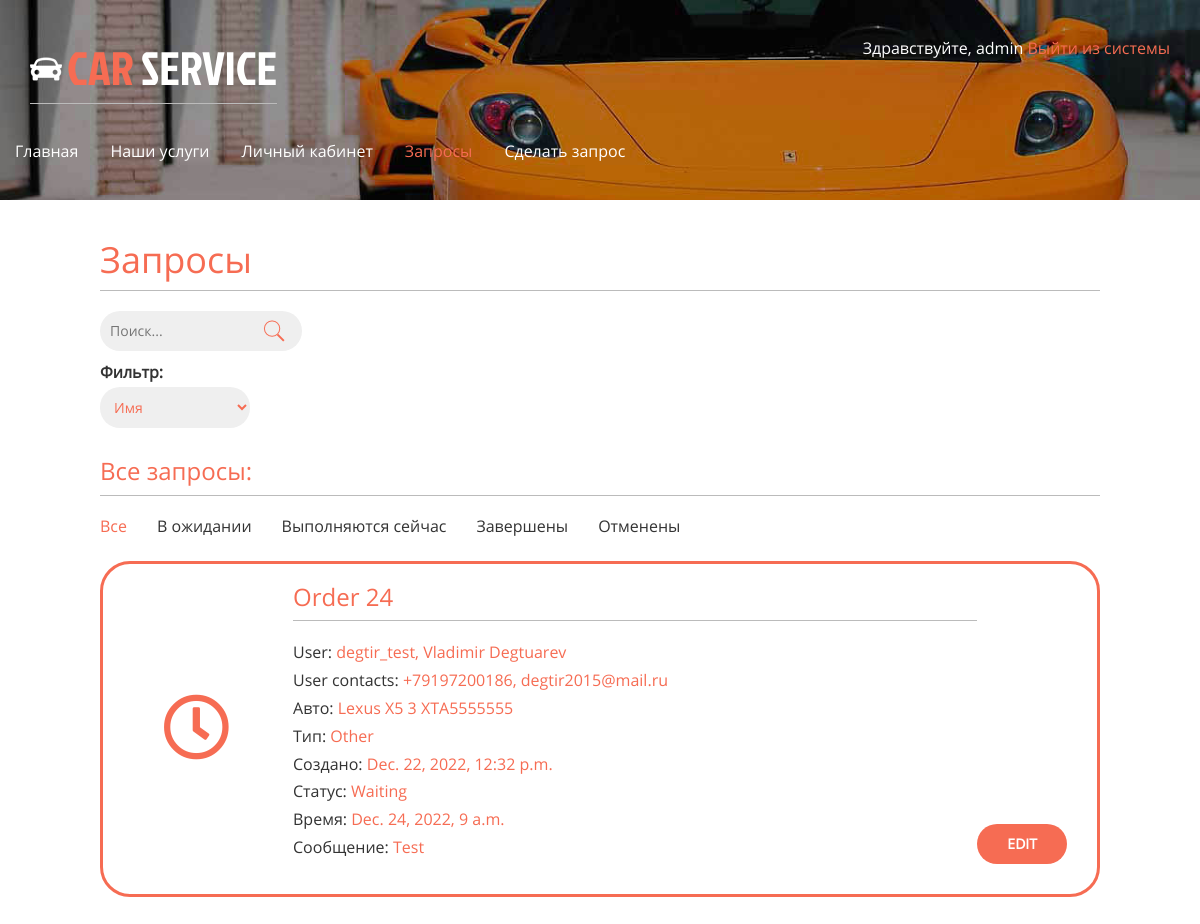
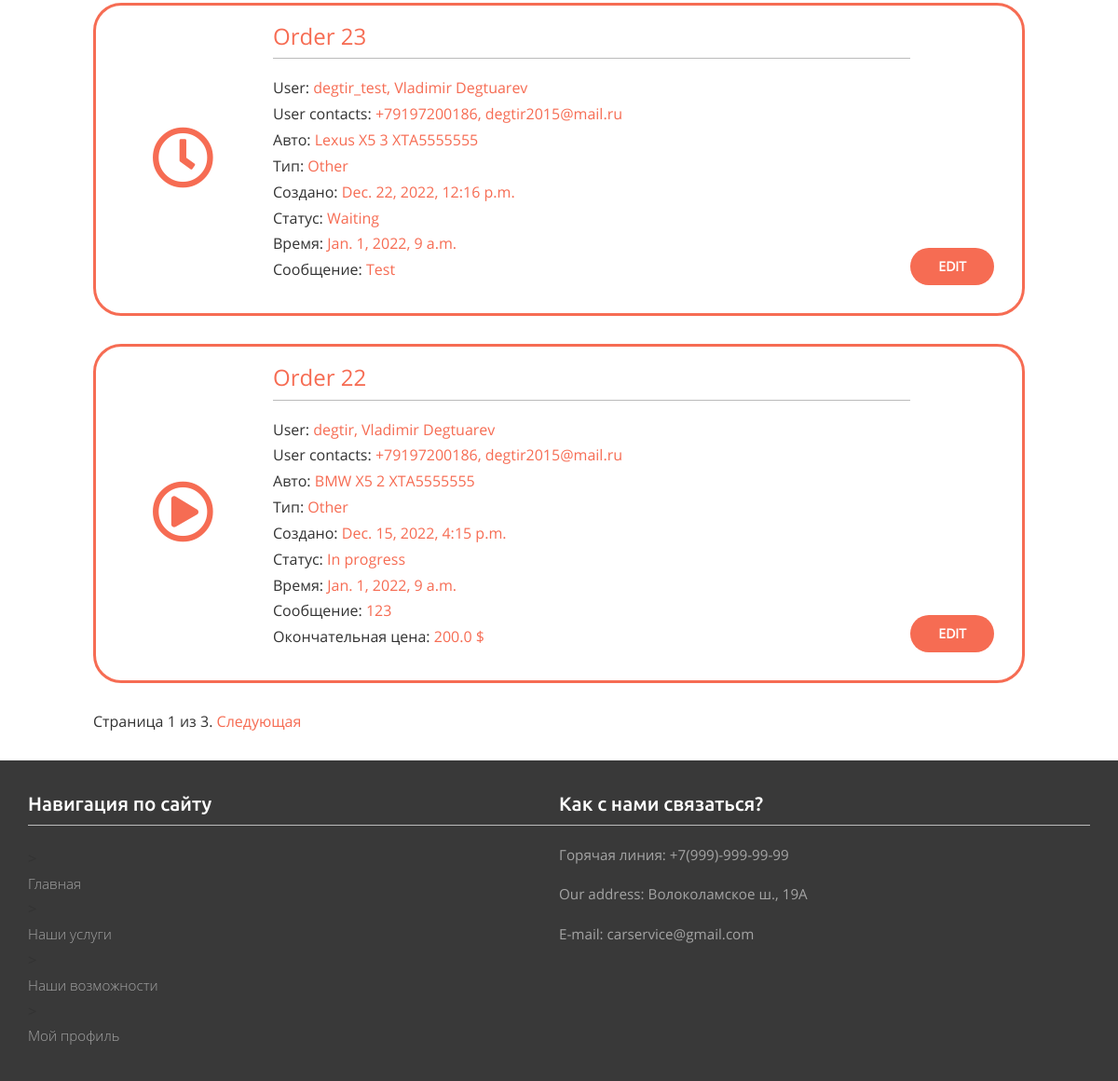
Screenshot of /orders/ (signed in) with the database file from the repository (2 pictures, top to bottom).
### orders/models.py (models this page shows)
class Order(models.Model):
    WORK_TYPE_CHOICES = [
        ('Live support','Live support'),
        ('Repair service', 'Repair service'),
        ('Complete care', 'Complete care'),
        ('Spare parts', 'Spare parts'),
        ('Sales service', 'Sales service'),
        ('Tyre service', 'Tyre service'),
        ('Other', 'Other')
    ]
    STATUS_CHOICES = (
        ('Waiting', 'Waiting'),
        ('In progress', 'In progress'),
        ('Completed', 'Completed'),
        ('Cancelled', 'Canceled'),
    )
    user = models.ForeignKey(User, on_delete=models.CASCADE, related_name='orders')
    profile = models.ForeignKey(Profile, on_delete=models.CASCADE, related_name='user_orders')
    date = models.ForeignKey(OrderDate, on_delete=models.CASCADE, default=1, related_name='order_dates')
    car = models.ForeignKey(Car, on_delete=models.CASCADE, related_name='cars')
    type = models.CharField(choices=WORK_TYPE_CHOICES, max_length=50, default='Other')
    created_at = models.DateTimeField(auto_now_add=True)
    closed_at = models.DateTimeField(null=True)
    status = models.CharField(choices=STATUS_CHOICES, max_length=50, default='Waiting')
    price = models.FloatField(null=True)
    message = models.TextField(max_length=250)

class OrderDate(models.Model):
    ORDER_DATE_CHOICES = [
        ('09:00', '09:00:00'),
        ('10:00', '10:00:00'),
        ('11:00', '11:00:00'),
        ('12:00', '12:00:00'),
        ('13:00', '13:00:00'),
        ('14:00', '14:00:00'),
        ('15:00', '15:00:00'),
        ('16:00', '16:00:00')
    ]
    order_id = models.IntegerField()
    date = models.DateField()
    time = models.TimeField()

### account/models.py (models this page shows, shortened)
class Profile(models.Model):
    user = models.OneToOneField(settings.AUTH_USER_MODEL, on_delete=models.CASCADE)
    date_of_birth = models.DateField(blank=True, null=True)
    photo = models.ImageField(upload_to='users/%Y/%m/%d/', blank=True)
    phone = models.CharField(blank=True, max_length=20)
    address = models.CharField(blank=True, max_length=100)

class Car(models.Model):
    user = models.ForeignKey(User, on_delete=models.CASCADE, related_name='car')
    make = models.CharField(max_length=50)
    model = models.CharField(max_length=100)
    year = models.IntegerField()
    vin = models.CharField(max_length=10)

### orders/views.py (the view, shortened to what this page needs)
# urls.py: path('orders/', include('orders.urls')),
@login_required
def orders(request):
    if request.user.is_superuser:
        object_list = Order.objects.order_by('-created_at')
    else:
        object_list = request.user.orders.all().order_by('-created_at')
    filter = request.GET.get('filter')
    filter_values = {'waiting':'Waiting', 'in-progress':'In progress', 'completed':'Completed', 'cancelled':'Cancelled'}
    if filter:
        object_list = object_list.filter(status=filter_values[filter])
    query = request.GET.get('query')
    search = request.GET.get('search')
    paginator = Paginator(object_list, 3) # По 3 статьи на каждой странице.
    page = request.GET.get('page')
    try:
        orders = paginator.page(page)
        print('Orders:', orders.object_list)
    except PageNotAnInteger:        # Если страница не является целым числом, возвращаем первую страницу.
        orders = paginator.page(1)
        print('PgNotInt:', orders)
    except EmptyPage:        # Если номер страницы больше, чем общее количество страниц, возвращаем последнюю.
        orders = paginator.page(paginator.num_pages)
        print('EmptPg:', orders)
    return render(request, 'orders.html', {'section':'orders', 'orders':orders, 'page':page, 'filter':filter, 'search':request.POST.get('search-filter'), 'query':request.POST.get('query')})

### orders/templates/orders.html (shortened to what this page needs)
{% extends "base.html" %}
{% load static %}
{% block content %}
<h1>Запросы</h1>
<div class="search">
    <form method="POST">
       <input type="text" value="" name="query" placeholder="Поиск...">
       <input type="submit" value="">
        <label for="search-filter">Фильтр:</label>
        <select name="search-filter" id="search-filter">
            {% if request.user.is_staff%}
            <option value="First name">Имя</option>
            {% endif %}
        </select>
    </form>
</div>
{% if request.user.is_staff %}
<h3>Все запросы:</h3>
{% else %}
<div class="new-order">
<p>Создать новый запрос</p>
<a href="appointment" class="button">Создать новый запрос</a>
</div>
<h3>Мои запросы:</h3>
{% endif %}
<div class="collapse navbar-collapse nav-wil" id="bs-example-navbar-collapse-1">
    <ul class="nav navbar-nav nav-filter">
        <li {% if not filter %} class="active"{% endif %}><a href="/orders/">Все</a></li>
        <li {% if filter == 'waiting' %} class="active"{% endif %}><a href="/orders/?filter=waiting">В ожидании</a></li>
        <li {% if filter == 'in-progress' %} class="active"{% endif %}><a href="/orders/?filter=in-progress">Выполняются сейчас</a></li>
        <li {% if filter == 'completed' %} class="active"{% endif %}><a href="/orders/?filter=completed">Завершены</a></li>
        <li {% if filter == 'cancelled' %} class="active"{% endif %}><a href="/orders/?filter=cancelled">Отменены</a></li>
    </ul>
</div>
{% if orders.object_list.count %}
{% for order in orders.object_list%}
<div class="order">
    <div>
        {% if order.status == 'Cancelled' %}
        <i class="far fa-times-circle"></i>
        {% elif order.status == 'Completed' %}
        <i class="far fa-check-circle"></i>
        {% elif order.status == 'Waiting' %}
        <i class="far fa-clock"></i>
        {% elif order.status == 'In progress'%}
        <i class="far fa-play-circle"></i>
        {% endif %}
    </div>
    <div style="flex-grow: 1;">
        <h3>Order {{order.id}}</h3>
        {% if request.user.is_staff %}
        <p>User: <span>{{order.user}}, {{order.user.first_name}} {{order.user.last_name}}</span></p>
        <p>User contacts: <span> {{order.profile.phone}}, {{order.user.email}} </span></p>
        {% endif %}
        <p>Авто: <span>{{order.car.make}} {{order.car.model}} {{order.car.year}} {{order.car.vin}}</span></p>
        <p>Тип: <span>{{order.type}}</span></p>
        <p>Создано: <span>{{order.created_at}}</span></p>
        <p>Статус: <span>{{order.status}}</span></p>
        <p>Время: <span>{{order.date.date}},  {{order.date.time}}</span></p>
        <p>Сообщение: <span> {{order.message}}</span></p>
        {% if order.status == 'Completed' %}
        <p>Цена: <span>{{order.price}} $</span></p>
        <p>Закрыто: <span>{{order.closed_at}}</span> </p>
        {% elif order.status == 'In progress' %}
        <p>Окончательная цена: <span>{{order.price}} $</span></p>
        {% endif %}
    </div>
    {% if request.user.is_staff and order.status == 'In progress' or request.user.is_staff and order.status == 'Waiting' %}
    <div style="align-self: flex-end; justify-content:space-between;">
        <a href="edit/{{order.id}}" class="button">Edit</a>
    </div>
    {% endif %}
</div>
{% endfor %}
{% else %}
<p>Нет запросов.</p>
{% endif %}
{% include "pagination.html" with page=orders %}
{% endblock %}

### account/templates/base.html (shortened to what this page needs)
{% load static %}
<!DOCTYPE html>
<html>
    <head>
        <link href="{% static "css/bootstrap.css" %}" rel='stylesheet' type='text/css' />
        <link href="{% static "css/style.css" %}" rel='stylesheet' type='text/css' />
        <link href="{% static "css/font-awesome/css/all.css" %}" rel="stylesheet" type='text/css'/>
    </head>
    <body>
        <div class="banner banner2">
            <div class="container">
                <div class="header">
                    <div class="logo">
                        <h1><a href="{% url "main" %}"><img src="{% static "images/car.png" %}" alt=""/>CAR <span>SERVICE</span></a></h1>
                    </div>
                    <div class="top_details">
                        <p>
                            {% if request.user.is_authenticated %}
                             Здравствуйте, {{ request.user.username }}<a href="{% url "logout" %}"> Выйти из системы</a>
                            {% else %}<a href="{% url "login" %}">Войти</a>{% endif %}
                        </p>
                    </div>
                    <div class="clearfix"></div>
                </div>
                <nav class="navbar navbar-default">
                    <div class="collapse navbar-collapse nav-wil" id="bs-example-navbar-collapse-1">
                        <ul class="nav navbar-nav">
                            <li {% if section == "main" %} class="active"{% endif %}><a href="/main/">Главная</a></li>
                            <li {% if section == "services" %} class="active"{% endif %}><a href="{% url "services" %}">Наши услуги</a></li>
                            <li {% if section == "profile" %} class="active"{% endif %}><a href="{% url "profile" %}">Личный кабинет</a></li>
                            <li {% if section == "orders" %} class="active"{% endif %}><a href="/orders/">Запросы</a></li>
                            <li {% if section == "appointment" %} class="active"{% endif %}><a href="/orders/appointment">Сделать запрос</a></li>
                        </ul>
                    </div>
                 </nav>
            </div>
        </div>
        <div id="content">
        {% block content %}{% endblock %}
        </div>
        <div class="footer2">
            <div class="container">
            <div class="ftr2-grids">
              <div class="col-md-6 ftr2-grid1">
                 <h3>Навигация по сайту</h3>
                 <ul>
                    <li>{% if section == "main" %} class="active"{% endif %}><a href="/main/">Главная</a></li>
                    <li>{% if section == "services" %} class="active"{% endif %}><a href="{% url "services" %}">Наши услуги</a>
                    <li>{% if section == "appointment" %} class="active"{% endif %}><a href="/orders/appointment">Наши возможности</a></li>
                    <li>{% if section == "profile" %} class="active"{% endif %}><a href="{% url "profile" %}">Мой профиль</a></li>
                 </ul>
             </div>
             <div class="col-md-6 ftr6-grid3">
                 <h3>Как с нами связаться?</h3>
                <p>Горячая линия: +7(999)-999-99-99</p>
                <p>Our address: Волоколамское ш., 19A</p>
                <p>E-mail: carservice@gmail.com</p>
             </div>
             <div class="clearfix"></div>
        </div>

### account/static/css/style.css (style rules this page uses)
h4, h5, h6, h1, h2, h3 { border-bottom:1px solid #bbb; padding:0 0 10px 0; margin:20px 0 20px 0; color:#f66c53; }
ul, ol { margin: 0; padding:0; }
p { margin: 5px 0px; font-size: 12pt; }
.navbar-nav { margin: -15px; margin-bottom: 10px; }
.nav-filter a { color: #333 !important; }
i { cursor: pointer; }
select { width: 15%; }
html, body { font-family: 'OpenSans-Regular'; font-size: 100%; background: #ffffff; }
.order { border-radius: 30px; border: solid 3px #f66c53; padding: 0px 30px 30px 30px; margin-bottom: 30px; background-clip: padding-box; display: flex; flex-direction: row; align-items: center; }
.order i { width: 100px; height: 100px; font-size: 50pt; padding-top: 30px; color: #f66c53; margin: 0px 30px; }
.info span, .car span, .order span, .edit-order span, .search span { color:#f66c53; }
h1 { border-bottom:1px solid #bbb; padding:0 0 10px 0; margin:10px 0 20px 0; color:#f66c53; }
input[type=submit], button, a.button { font-weight:bold; background:#f66c53; color:#fff; padding: 10px 30px; font-size:14px; text-transform:uppercase; border: 0; border-radius: 20px; margin: 0px 0px; }
#content { padding: 30px 100px ; }
form { overflow:auto; }
label { float:left; clear:both; color:#333; margin-bottom:4px; }
input[type="text"], input[type="password"], input[type="email"], input[type="file"], input[type="number"], textarea, select { clear:both; float:left; margin:0 0 10px; background:#efefef; border:0; font-size:14px; border-radius: 20px; padding: 10px 10px; border: 0px solid #f66c53; color:#f66c53; }
body a { transition:0.5s all; -webkit-transition:0.5s all; -moz-transition:0.5s all; -o-transition:0.5s all; -ms-transition:0.5s all; text-decoration: none; color: #f66c53; }
.banner { background:url(../images/bg3.jpg) no-repeat 0px -120px; background-size:cover; min-height:800px; }
.header { margin-top:2em; }
.logo { float:left; }
.logo h1 a { color:#F66C53; text-decoration:none; font-family:'JockeyOne-Regular'; font-size:1.3em; }
.logo h1 a img { margin-right:5px; vertical-align:initial; }
.logo h1 a span { color:#fff; }
.top_details { float:right; }
.top_details p { color:#fff; margin-bottom:0.5em; }
.search { border-radius: 3px; }
.search input[type="submit"] { background: url('../images/search1.png') no-repeat 0px 8px; border: none; cursor: pointer; position: absolute; margin-left: -40px; }
.navbar-default { background:none; border:none; }
.navbar-default ul li { display:inline-block; }
.navbar-default ul li a { display:block; color:#fff; text-decoration:none; padding:0 2em 0 0; }
ul.navbar-nav li.active a { background:none!important; color:#F66C53!important; }
.navbar-default .navbar-nav > li > a { color:#fff; }
.navbar-collapse { padding:0; }
.navbar { margin:2em 0; }
.footer2 { background:#393939; padding-bottom: 1em; }
.ftr2-grid1 { padding:1em 0; }
.ftr6-grid3 { padding: 1em 0; }
.ftr2-grid1 h3 { color:#fff; font-size:1.3em; font-weight:300; font-family: 'Ubuntu-Medium'; }
.ftr2-grid1 ul { margin:1.5em 0 0em 0; }
.ftr2-grid1 ul li { display:block; }
.ftr2-grid1 ul li a { display:block; padding:5px 0; color:#a4a4a4; font-size:0.95em; font-weight:300; text-decoration:none; font-family: 'Open Sans', sans-serif; }
.ftr6-grid3 h3 { color: #fff; font-size: 1.3em; font-family: 'Ubuntu-Medium'; }
.ftr6-grid3 p { margin-top:1.3em; color:#a4a4a4; font-size:0.95em; line-height:1.5em; }
.banner2 { background: url(../images/bg3.jpg) no-repeat 0px -375px; background-size: cover; min-height: 200px; max-height: 200px; }
.button { font-size: 0.85em; margin-top: 5px; padding: 10px 15px; display: inline-block; background:#F66C53; color: #FFF; outline: 0; }

### rows the page displays
Order: id "24", user "degtir_test", user.first_name "Vladimir", user.last_name "Degtuarev", profile.phone "+79197200186", user.email "degtir2015@mail.ru", car.make "Lexus", car.model "X5", car.year "3", car.vin "XTA5555555", type "Other", created_at "Dec. 22, 2022, 12:32 p.m.", status "Waiting", date "Dec. 24, 2022", date.time "9 a.m.", message "Test"
Order: id "23", user "degtir_test", user.first_name "Vladimir", user.last_name "Degtuarev", profile.phone "+79197200186", user.email "degtir2015@mail.ru", car.make "Lexus", car.model "X5", car.year "3", car.vin "XTA5555555", type "Other", created_at "Dec. 22, 2022, 12:16 p.m.", status "Waiting", date "Jan. 1, 2022", date.time "9 a.m.", message "Test"
Order: id "22", user "degtir", user.first_name "Vladimir", user.last_name "Degtuarev", profile.phone "+79197200186", user.email "degtir2015@mail.ru", car.make "BMW", car.model "X5", car.year "2", car.vin "XTA5555555", type "Other", created_at "Dec. 15, 2022, 4:15 p.m.", status "In progress", date "Jan. 1, 2022", date.time "9 a.m.", message "123", price "200.0"

### other values shown
{{ request.user.username }} "admin"
{{ page.number }} "1"
{{ page.paginator.num_pages }} "3"
